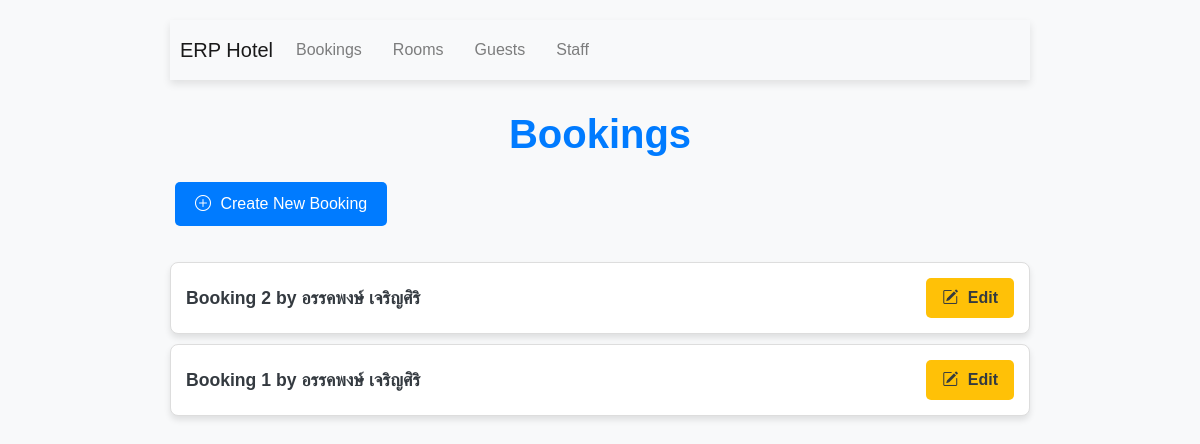
/bookings/, run on an earlier commit of the app's database.
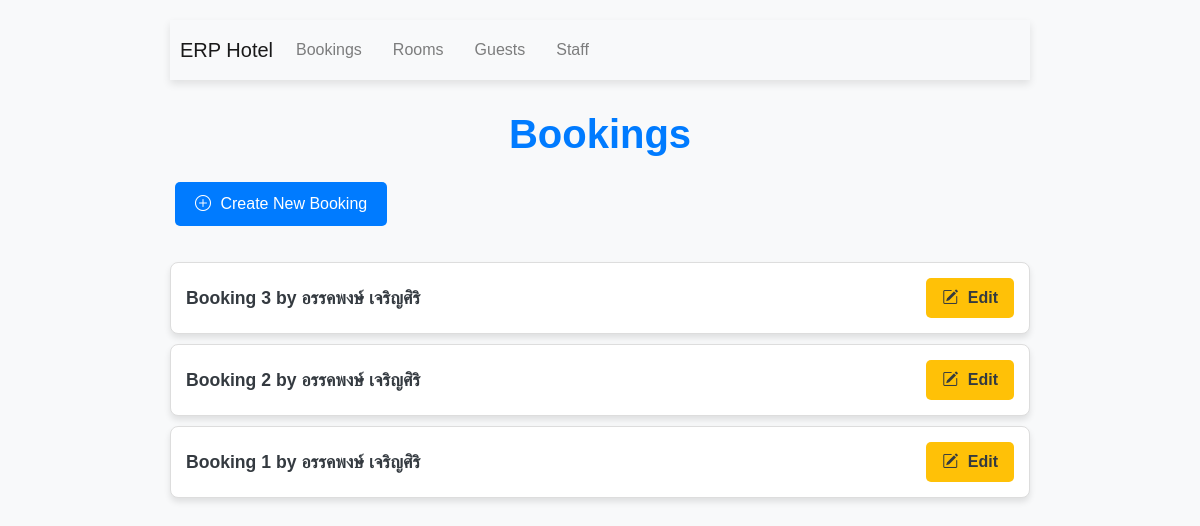
And on a later commit of the database.
### bookings/models.py (models this page shows, shortened)
class Booking(models.Model):
    guest = models.ForeignKey("guests.Guest", on_delete=models.CASCADE, verbose_name=_("ลูกค้า"), help_text=_("ลูกค้าที่ทำการจองห้องพัก"))
    room = models.ForeignKey("rooms.Room", on_delete=models.CASCADE, verbose_name=_("ห้องพัก"), help_text=_("ห้องพักที่ลูกค้าทำการจอง"))
    check_in = models.DateField(verbose_name=_("วันที่เช็คอิน"), help_text=_("วันที่ลูกค้าจะเข้าพัก"))
    check_out = models.DateField(verbose_name=_("วันที่เช็คเอาท์"), help_text=_("วันที่ลูกค้าจะเช็คเอาท์"))
    cancellation_fee = models.DecimalField(max_digits=10, decimal_places=2, default=0.00, validators=[MinValueValidator(0)], verbose_name=_("ค่าธรรมเนียมยกเลิก"), help_text=_("ค่าธรรมเนียมที่จะถูกเรียกเก็บหากลูกค้ายกเลิกการจอง"))
    refundable = models.BooleanField(default=True, verbose_name=_("สามารถคืนเงินได้"), help_text=_("ระบุว่าการจองนี้สามารถขอคืนเงินได้หรือไม่"))
    created_at = models.DateTimeField(auto_now_add=True, verbose_name=_("สร้างเมื่อ"), help_text=_("วันที่และเวลาที่บันทึกการจอง"))
    updated_at = models.DateTimeField(auto_now=True, verbose_name=_("แก้ไขเมื่อ"), help_text=_("วันที่และเวลาที่มีการแก้ไขข้อมูลล่าสุด"))
    history = HistoricalRecords()
    class Meta:
        verbose_name = _("การจอง")
        verbose_name_plural = _("การจอง")
        ordering = ["-created_at"]
        constraints = [models.CheckConstraint(check=models.Q(check_out__gt=models.F("check_in")), name="check_out_gt_check_in")]
        indexes = [models.Index(fields=["guest"]), models.Index(fields=["room"])]

### guests/models.py (models this page shows, shortened)
class Guest(models.Model):
    full_name = models.CharField(max_length=255, verbose_name=_("ชื่อเต็ม"), help_text=_("ชื่อเต็มของลูกค้า"))
    email = models.EmailField(unique=True, verbose_name=_("อีเมล"), help_text=_("อีเมลที่ใช้ในการติดต่อหรือทำการจอง"))
    phone = models.CharField(max_length=15, verbose_name=_("เบอร์โทรศัพท์"), help_text=_("หมายเลขโทรศัพท์ของลูกค้า"))
    id_card_number = models.CharField(max_length=13, unique=True, null=True, blank=True, verbose_name=_("เลขบัตรประชาชน"), help_text=_("หมายเลขบัตรประชาชนของลูกค้า"))
    address = models.TextField(null=True, blank=True, verbose_name=_("ที่อยู่"), help_text=_("ที่อยู่ของลูกค้า (อาจจะเป็นที่อยู่สำหรับการจัดส่งเอกสารหรือการเช็คอิน)"))
    created_at = models.DateTimeField(auto_now_add=True, verbose_name=_("สร้างเมื่อ"), help_text=_("วันที่และเวลาที่ลูกค้าถูกบันทึกเข้าระบบ"))
    updated_at = models.DateTimeField(auto_now=True, verbose_name=_("แก้ไขเมื่อ"), help_text=_("วันที่และเวลาที่ข้อมูลของลูกค้าถูกแก้ไขล่าสุด"))
    history = HistoricalRecords()
    class Meta:
        verbose_name = _("ลูกค้า")
        verbose_name_plural = _("ลูกค้า")
        ordering = ["full_name"]
        indexes = [models.Index(fields=["email"]), models.Index(fields=["phone"])]

### bookings/views.py (the view)
# urls.py: path('bookings/', views.booking_list, name='booking_list'),
def booking_list(request):
    bookings = Booking.objects.all()
    return render(request, 'booking_list.html', {'bookings': bookings})

### bookings/templates/booking_list.html (shortened to what this page needs)
{% extends 'base_generic.html' %}
{% load static %}
{% block content %}
    <link rel="stylesheet" href="{% static 'css/booking_list.css' %}">
    <h1 class="mb-4">Bookings</h1>
    <a href="{% url 'booking_create' %}" class="btn btn-primary mb-3">
        <i class="bi bi-plus-circle"></i> Create New Booking
    </a>
    <ul class="list-group">
        {% for booking in bookings %}
            <li class="list-group-item d-flex justify-content-between align-items-center">
                <a href="{% url 'booking_detail' pk=booking.pk %}">
                    Booking {{ booking.id }} by {{ booking.guest.full_name }}
                </a>
                <span>
                    <a href="{% url 'booking_edit' pk=booking.pk %}" class="btn btn-warning btn-sm">
                        <i class="bi bi-pencil-square"></i> Edit
                    </a>
                </span>
            </li>
        {% endfor %}
    </ul>
{% endblock %}

What changed in the data, as far as the page shows it:
added Booking: id "3", guest.full_name "อรรคพงษ์ เจริญศิริ"
